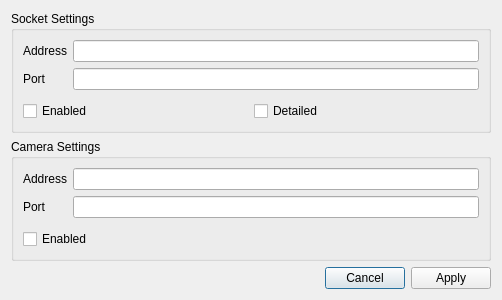
<?xml version="1.0" encoding="UTF-8"?>
<ui version="4.0">
 <class>SettingsDialog</class>
 <widget class="QDialog" name="SettingsDialog">
  <property name="geometry">
   <rect>
    <x>0</x>
    <y>0</y>
    <width>502</width>
    <height>300</height>
   </rect>
  </property>
  <property name="windowTitle">
   <string>Dialog</string>
  </property>
  <layout class="QVBoxLayout" name="verticalLayout_4">
   <item>
    <layout class="QVBoxLayout" name="verticalLayout">
     <item>
      <widget class="QGroupBox" name="groupBox">
       <property name="title">
        <string>Socket Settings</string>
       </property>
       <layout class="QVBoxLayout" name="verticalLayout_2">
        <item>
         <layout class="QFormLayout" name="formLayout">
          <item row="0" column="0">
           <widget class="QLabel" name="label">
            <property name="text">
             <string>Address</string>
            </property>
           </widget>
          </item>
          <item row="0" column="1">
           <widget class="QLineEdit" name="socketIP_Box"/>
          </item>
          <item row="1" column="0">
           <widget class="QLabel" name="label_2">
            <property name="text">
             <string>Port</string>
            </property>
           </widget>
          </item>
          <item row="1" column="1">
           <widget class="QLineEdit" name="socketPort_Box"/>
          </item>
         </layout>
        </item>
        <item>
         <layout class="QHBoxLayout" name="horizontalLayout_2" stretch="0,0">
          <property name="sizeConstraint">
           <enum>QLayout::SetDefaultConstraint</enum>
          </property>
          <item>
           <widget class="QCheckBox" name="socketEn_check">
            <property name="text">
             <string>Enabled</string>
            </property>
           </widget>
          </item>
          <item>
           <widget class="QCheckBox" name="socketDetailed_check">
            <property name="text">
             <string>Detailed</string>
            </property>
           </widget>
          </item>
         </layout>
        </item>
       </layout>
      </widget>
     </item>
     <item>
      <widget class="QGroupBox" name="groupBox_2">
       <property name="title">
        <string>Camera Settings</string>
       </property>
       <layout class="QVBoxLayout" name="verticalLayout_3">
        <item>
         <layout class="QFormLayout" name="formLayout_2">
          <item row="0" column="0">
           <widget class="QLabel" name="label_3">
            <property name="text">
             <string>Address</string>
            </property>
           </widget>
          </item>
          <item row="0" column="1">
           <widget class="QLineEdit" name="cameraIP_Box"/>
          </item>
          <item row="1" column="0">
           <widget class="QLabel" name="label_4">
            <property name="text">
             <string>Port</string>
            </property>
           </widget>
          </item>
          <item row="1" column="1">
           <widget class="QLineEdit" name="cameraPort_Box"/>
          </item>
         </layout>
        </item>
        <item>
         <widget class="QCheckBox" name="cameraEn_check">
          <property name="text">
           <string>Enabled</string>
          </property>
         </widget>
        </item>
       </layout>
      </widget>
     </item>
    </layout>
   </item>
   <item>
    <layout class="QHBoxLayout" name="horizontalLayout">
     <property name="sizeConstraint">
      <enum>QLayout::SetDefaultConstraint</enum>
     </property>
     <item>
      <spacer name="horizontalSpacer">
       <property name="orientation">
        <enum>Qt::Horizontal</enum>
       </property>
       <property name="sizeHint" stdset="0">
        <size>
         <width>40</width>
         <height>20</height>
        </size>
       </property>
      </spacer>
     </item>
     <item>
      <widget class="QPushButton" name="b_cancel">
       <property name="text">
        <string>Cancel</string>
       </property>
      </widget>
     </item>
     <item>
      <widget class="QPushButton" name="b_apply">
       <property name="text">
        <string>Apply</string>
       </property>
      </widget>
     </item>
    </layout>
   </item>
  </layout>
 </widget>
 <resources/>
 <connections/>
</ui>
